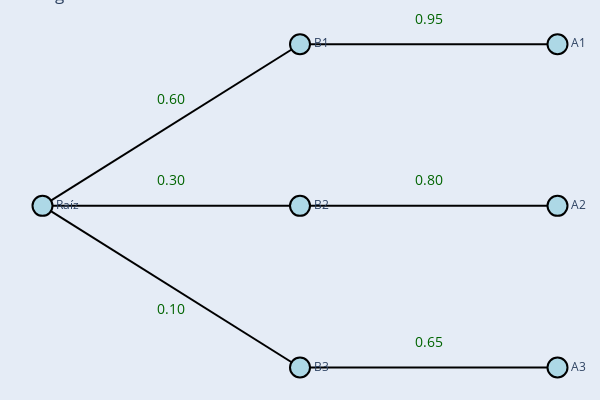

The notebook cell saved with this chart:
### Code cell
import plotly.graph_objects as go

# Datos del árbol
nodes = {
    "Raíz": {"pos": (0, 0)},
    "B1": {"pos": (1, 1)},
    "B2": {"pos": (1, 0)},
    "B3": {"pos": (1, -1)},
    "A1": {"pos": (2, 1)},
    "A2": {"pos": (2, 0)},
    "A3": {"pos": (2, -1)}
}

edges = [
    ("Raíz", "B1", "0.60"),
    ("Raíz", "B2", "0.30"),
    ("Raíz", "B3", "0.10"),
    ("B1", "A1", "0.95"),
    ("B2", "A2", "0.80"),
    ("B3", "A3", "0.65")
]

# Crear trazos para las ramas (líneas) y sus textos
edge_traces = []
edge_texts = []
for edge in edges:
    x_coords = [nodes[edge[0]]["pos"][0], nodes[edge[1]]["pos"][0], None]
    y_coords = [nodes[edge[0]]["pos"][1], nodes[edge[1]]["pos"][1], None]
    edge_traces.append(
        go.Scatter(
            x=x_coords,
            y=y_coords,
            mode='lines',
            line=dict(color='black', width=2),
            hoverinfo='none'
        )
    )
    # Calcular posición del texto en la mitad de la rama y ajustarlo
    mid_x = (nodes[edge[0]]["pos"][0] + nodes[edge[1]]["pos"][0]) / 2
    mid_y = (nodes[edge[0]]["pos"][1] + nodes[edge[1]]["pos"][1]) / 2
    offset = 0.15 if nodes[edge[0]]["pos"][1] <= nodes[edge[1]]["pos"][1] else -0.15
    edge_texts.append(
        go.Scatter(
            x=[mid_x],
            y=[mid_y + offset],  # Ajustar el texto ligeramente arriba o abajo
            text=[edge[2]],
            mode='text',
            textfont=dict(size=14, color='darkgreen'),
            hoverinfo='none'
        )
    )

# Crear trazos para los nodos
node_trace = go.Scatter(
    x=[node["pos"][0] for node in nodes.values()],
    y=[node["pos"][1] for node in nodes.values()],
    text=list(nodes.keys()),
    mode='markers+text',
    textposition="middle right",
    marker=dict(size=20, color='lightblue', line=dict(width=2, color='black'))
)

# Crear figura
fig = go.Figure()

# Añadir trazos de ramas, textos en las ramas y nodos
fig.add_traces(edge_traces)
fig.add_traces(edge_texts)
fig.add_trace(node_trace)

# Configurar diseño
fig.update_layout(
    showlegend=False,
    margin=dict(t=0, l=0, r=0, b=0),
    width=600,  # Ajustar ancho de la figura
    height=400,  # Ajustar altura de la figura para que sea más angosta    
    xaxis=dict(showgrid=False, zeroline=False, showticklabels=False),
    yaxis=dict(showgrid=False, zeroline=False, showticklabels=False),
    title="Diagrama de Árbol Horizontal con Nueva Rama"
)

fig.show()

### Figure 1 — Plotly figure (JSON) as saved in the notebook; plotly's stock layout.template omitted (floating-point values rounded to 4 significant figures)
{"data": [{"hoverinfo": "none", "line": {"color": "black", "width": 2}, "mode": "lines", "type": "scatter", "x": [0, 1, null], "y": [0, 1, null]}, {"hoverinfo": "none", "line": {"color": "black", "width": 2}, "mode": "lines", "type": "scatter", "x": [0, 1, null], "y": [0, 0, null]}, {"hoverinfo": "none", "line": {"color": "black", "width": 2}, "mode": "lines", "type": "scatter", "x": [0, 1, null], "y": [0, -1, null]}, {"hoverinfo": "none", "line": {"color": "black", "width": 2}, "mode": "lines", "type": "scatter", "x": [1, 2, null], "y": [1, 1, null]}, {"hoverinfo": "none", "line": {"color": "black", "width": 2}, "mode": "lines", "type": "scatter", "x": [1, 2, null], "y": [0, 0, null]}, {"hoverinfo": "none", "line": {"color": "black", "width": 2}, "mode": "lines", "type": "scatter", "x": [1, 2, null], "y": [-1, -1, null]}, {"hoverinfo": "none", "mode": "text", "text": ["0.60"], "textfont": {"color": "darkgreen", "size": 14}, "type": "scatter", "x": [0.5], "y": [0.65]}, {"hoverinfo": "none", "mode": "text", "text": ["0.30"], "textfont": {"color": "darkgreen", "size": 14}, "type": "scatter", "x": [0.5], "y": [0.15]}, {"hoverinfo": "none", "mode": "text", "text": ["0.10"], "textfont": {"color": "darkgreen", "size": 14}, "type": "scatter", "x": [0.5], "y": [-0.65]}, {"hoverinfo": "none", "mode": "text", "text": ["0.95"], "textfont": {"color": "darkgreen", "size": 14}, "type": "scatter", "x": [1.5], "y": [1.15]}, {"hoverinfo": "none", "mode": "text", "text": ["0.80"], "textfont": {"color": "darkgreen", "size": 14}, "type": "scatter", "x": [1.5], "y": [0.15]}, {"hoverinfo": "none", "mode": "text", "text": ["0.65"], "textfont": {"color": "darkgreen", "size": 14}, "type": "scatter", "x": [1.5], "y": [-0.85]}, {"marker": {"color": "lightblue", "line": {"color": "black", "width": 2}, "size": 20}, "mode": "markers+text", "text": ["Raíz", "B1", "B2", "B3", "A1", "A2", "A3"], "textposition": "middle right", "type": "scatter", "x": [0, 1, 1, 1, 2, 2, 2], "y": [0, 1, 0, -1, 1, 0, -1]}], "layout": {"height": 400, "margin": {"b": 0, "l": 0, "r": 0, "t": 0}, "showlegend": false, "title": {"text": "Diagrama de Árbol Horizontal con Nueva Rama"}, "width": 600, "xaxis": {"showgrid": false, "showticklabels": false, "zeroline": false}, "yaxis": {"showgrid": false, "showticklabels": false, "zeroline": false}}}
